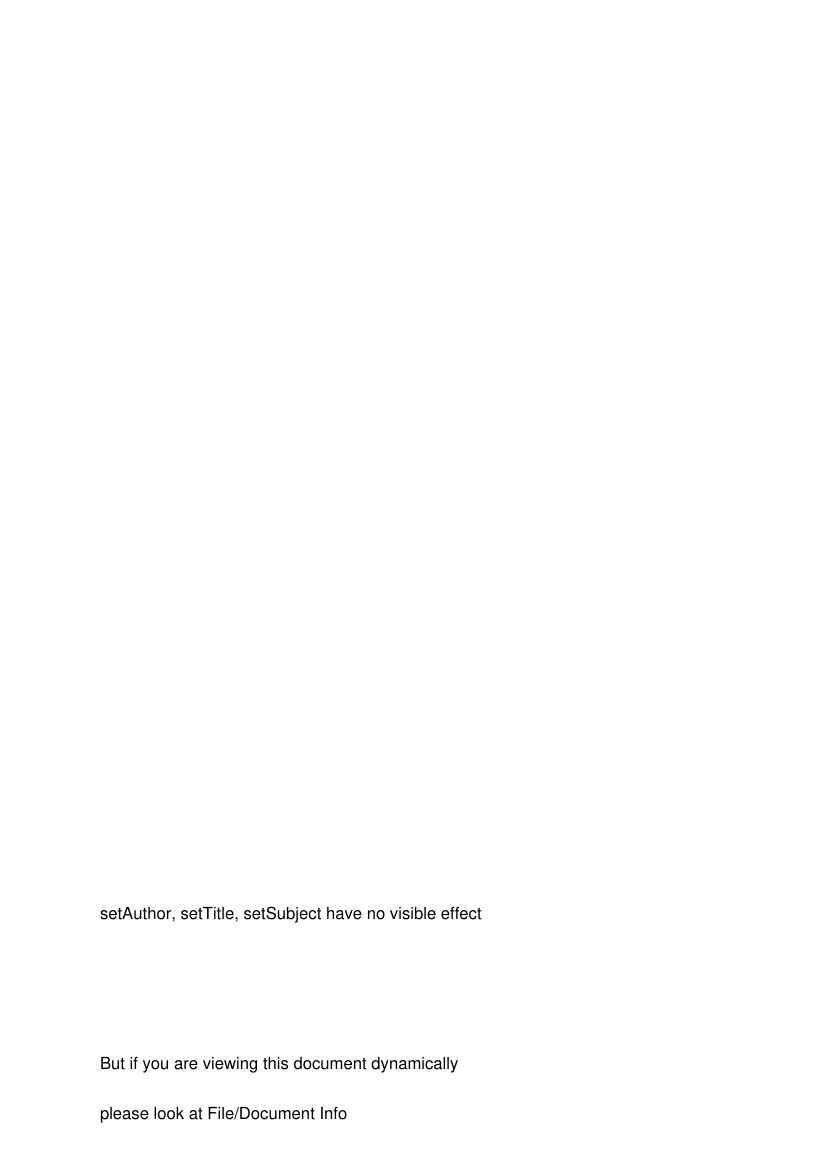

The script that saved this image:
from reportlab.pdfgen.canvas import Canvas
from reportlab.lib.pagesizes import A4
from reportlab.lib.units import inch


def annotations(canvas):
    canvas.drawString(inch, 2.5*inch, "setAuthor, setTitle, setSubject have no visible effect")
    canvas.drawString(inch, inch, "But if you are viewing this document dynamically")
    canvas.drawString(inch, 0.5*inch, "please look at File/Document Info")
    canvas.setAuthor(author="the ReportLab Team")
    canvas.setTitle(title="ReportLab PDF Generation User Guide")
    canvas.setSubject(subject="How to Generate PDF files using the ReportLab modules")


if __name__ == '__main__':
    pdf = Canvas(filename="annotations.pdf", pagesize=A4)
    annotations(pdf)
    pdf.showPage()
    pdf.save()
